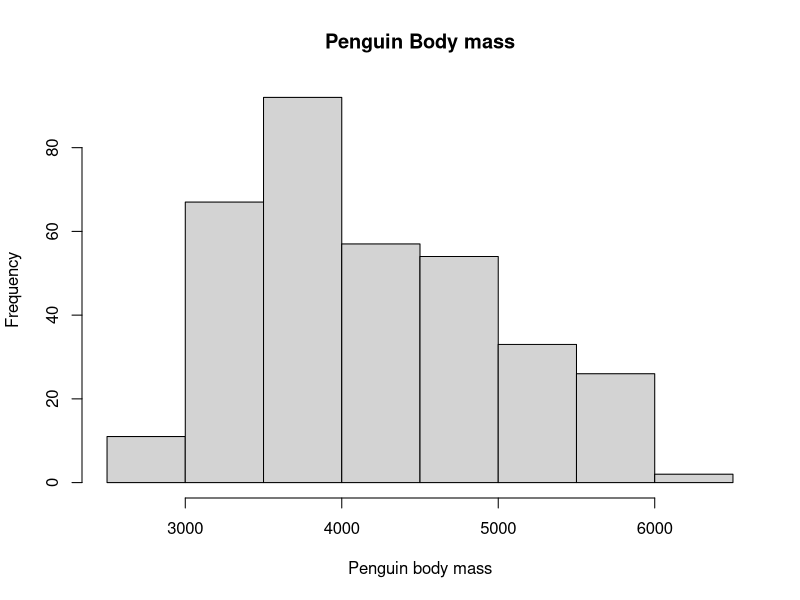
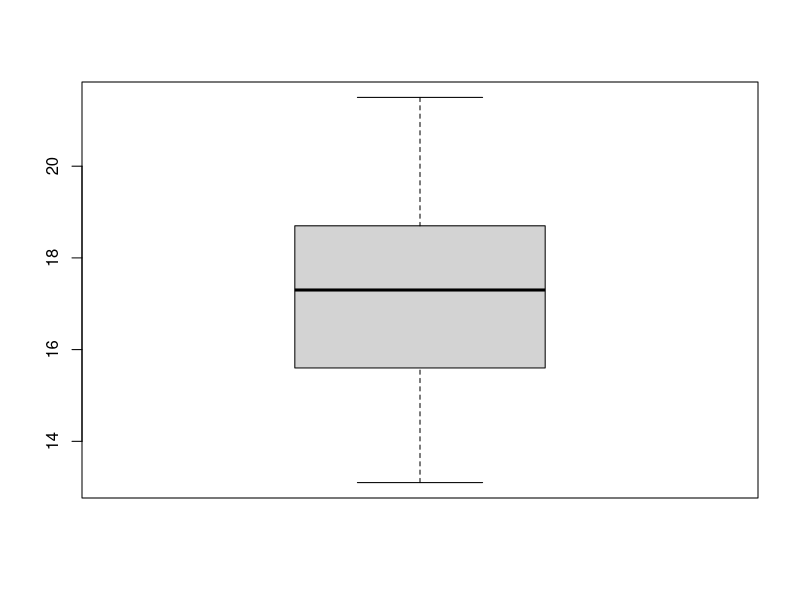
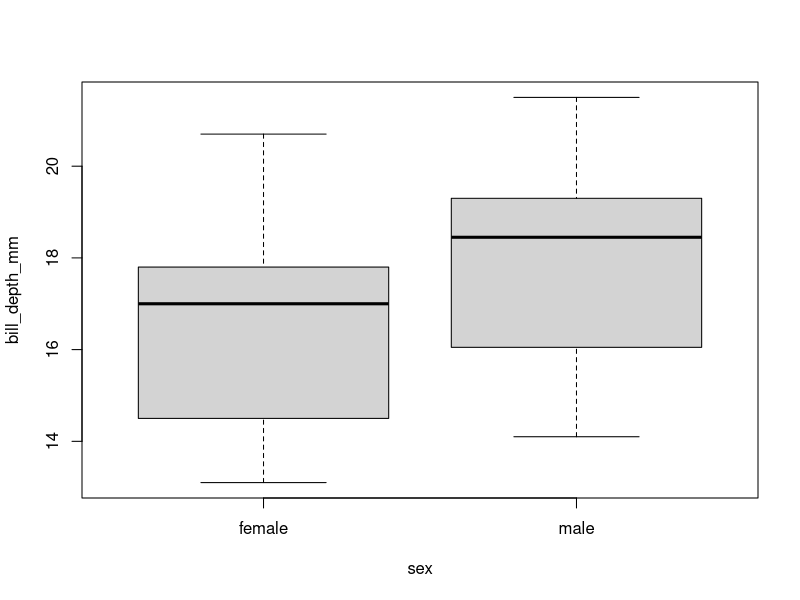
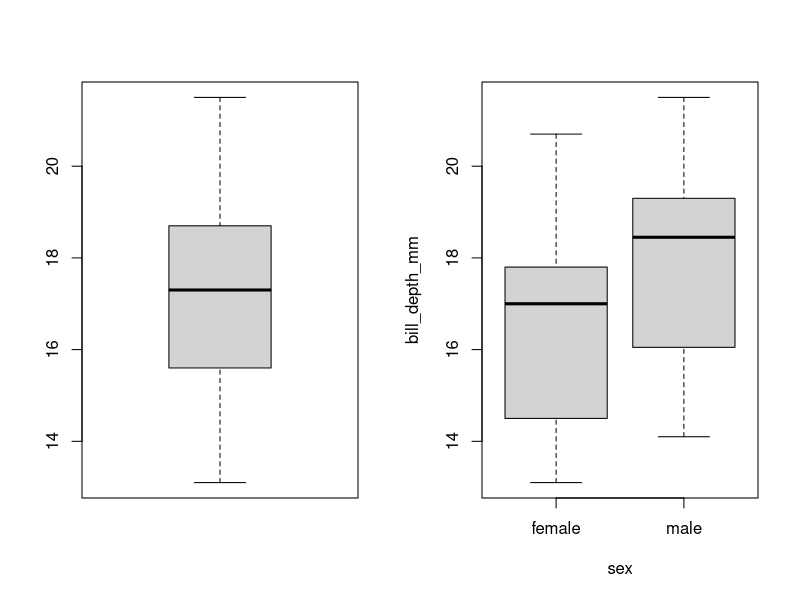
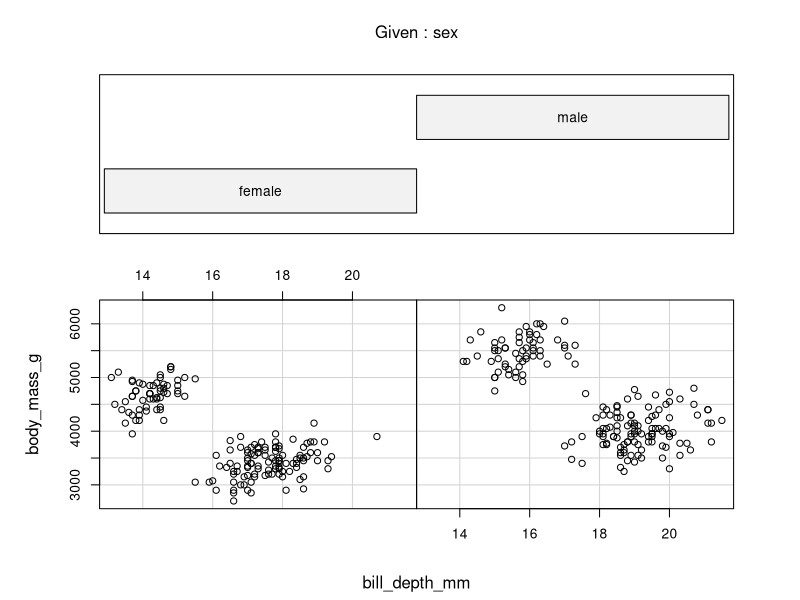
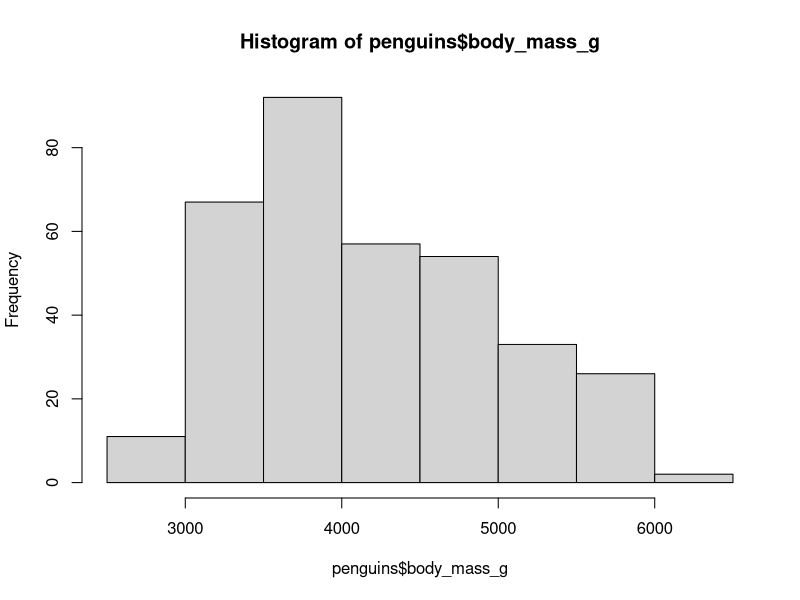

The R source for these figures, in order:
## ---- chunk 1
require(palmerpenguins)
require(here)
## ---- chunk 2
install.packages("palmerpenguins")
## ---- chunk 3
penguins = data.frame(penguins)

class = "penguins"
## ---- chunk 4
mean(penguins$body_mass_g)
## ---- chunk 5
head(penguins)
## ---- chunk 6
mean(penguins$body_mass_g, trim = 0, na.rm = TRUE) 
## ---- chunk 7
summary(penguins)
## ---- chunk 8
hist(penguins$body_mass_g, xlab = "Penguin body mass", main = "Penguin Body mass")
## ---- chunk 9
boxplot(penguins$bill_depth_mm)
## ---- chunk 10
boxplot(bill_depth_mm ~ sex, data = penguins)
## ---- chunk 11
par(mfrow = c(1, 2))
boxplot(penguins$bill_depth_mm)
boxplot(bill_depth_mm ~ sex, data = penguins)
## ---- chunk 12
coplot(body_mass_g ~ bill_depth_mm | sex, data = penguins)
## ---- chunk 13

png(filename = here("basic_histogram.png"), width = 800, height = 600)
hist(penguins$body_mass_g)

dev.off()
